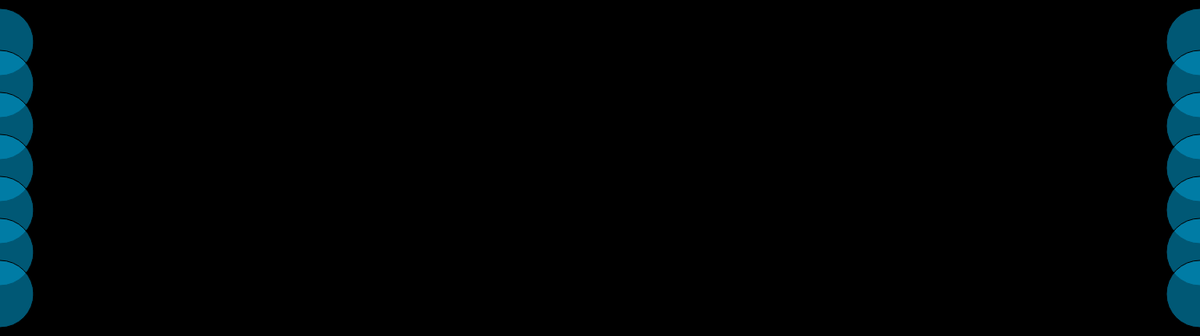
Frame 1 (no input)
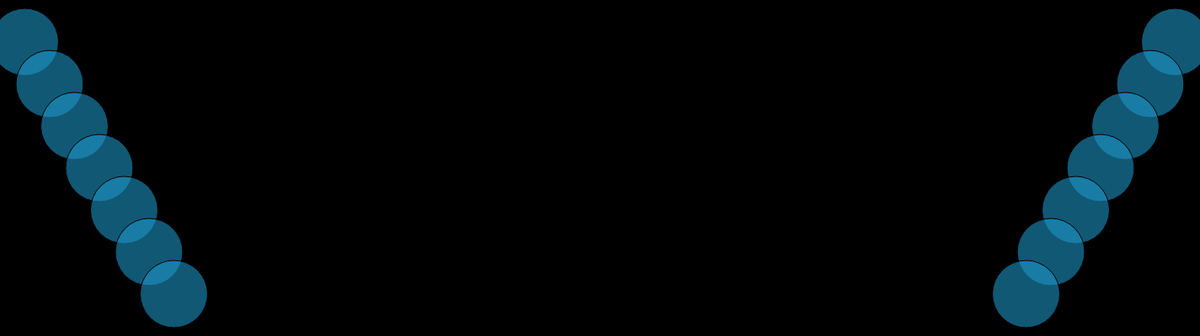
Frame 60 (no input)
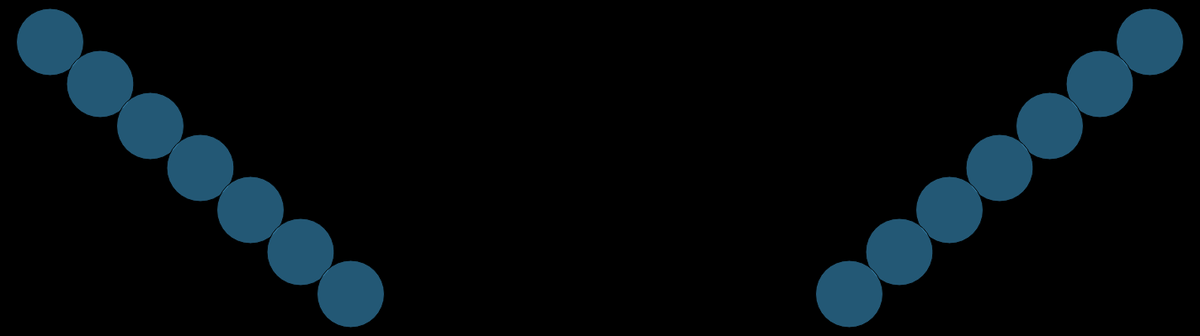
Frame 120 (the mouse pressed at the canvas centre since frame 60)

The p5.js sketch that drew these frames (run headless with seeded random() and noise() and a simulated clock; from frame 60 on, the mouse is pressed at the canvas centre):

// p5.js sketch
// ── sketch.js
// Sketch Title - for MuW201 Tangible Computing, 2019
// Firstname Lastname 
// GitHub Username
// Date 
var circleL = 0;
var circleX = 0;
var circleY = 0;
var circleR = 0;
var circleP = 0;
var circleA = 0;
var circleB = 0;

var circleC = 1425;
var circleD = 1425;
var circleE = 1425;
var circleF = 1425;
var circleG = 1425;
var circleH = 1425;
var circleI = 1425;

//var col = {
  //  r:255,
  //  g:0,
  //  b:0
//};


function setup() {
	createCanvas(1425,400);
}

function draw() {
	background(0, 0, 0);
	fill(circleL,150,200,150);
	//fill(circleX,350, 300, 100);
	//fill(circleY,850, 800, 100);
	//fill(circleR,1050, 500, 100);

		//col.r = random(100,200);
    //col.g = random(100,0);
    //col.b = random(100,200);
	//ellipse
	//fill(col.r, col.g, col.b, 100);



	ellipse(circleL, 50, 80, 80);
	ellipse(circleX, 100, 80, 80);
	ellipse(circleY, 150, 80, 80);
	ellipse(circleR, 200, 80, 80);
	ellipse(circleP, 250, 80, 80);
	ellipse(circleA, 300, 80, 80);
	ellipse(circleB, 350, 80, 80);

		ellipse(circleC, 50, 80, 80);
	ellipse(circleD, 100, 80, 80);
	ellipse(circleE, 150, 80, 80);
	ellipse(circleF, 200, 80, 80);
	ellipse(circleG, 250, 80, 80);
	ellipse(circleH, 300, 80, 80);
	ellipse(circleI, 350, 80, 80);

	circleL = circleL + 0.5;
	circleX = circleX + 1;
	circleY = circleY + 1.5;
	circleR = circleR + 2;
	circleP = circleP + 2.5;
	circleA = circleA + 3;
	circleB = circleB + 3.5;

		circleC = circleC + -0.5;
	circleD = circleD + -1;
	circleE = circleE + -1.5;
	circleF = circleF + -2;
	circleG = circleG + -2.5;
	circleH = circleH + -3;
	circleI = circleI + -3.5;

}
// ── style.css
/* style.css */

html, body {

  height: 50%;



}

h1 {
	text-align: center;
}

body {
	padding-top: 5%;
	font-family: 'arial';
	color: #592C5F; 
	display: : flex;*/



}

#sketch-holder{
	padding-top: 5%;
	width: 100%;
	position:relative;
	left:37.5vw;
}

animation-iteration-count: 3;

footer {

   width: 100%;
   padding-top: 5%;
   position: absolute;
   text-align: center;*/

}
